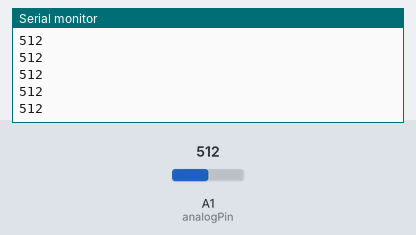
The sketch below on a simulated Arduino Uno, built with avr-gcc and run on an emulated ATmega328P. Parts: the last lines printed to the serial monitor. The inputs (shaded band) are chosen by the test bench; at power-on: A1 (analogPin) = 512.

Above: at 1.2 s.
1.3 s: A1 (analogPin) set to 716
At 1.32 s:
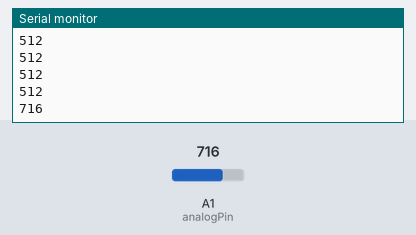
2.8 s: A1 (analogPin) set to 900
At 2.84 s:
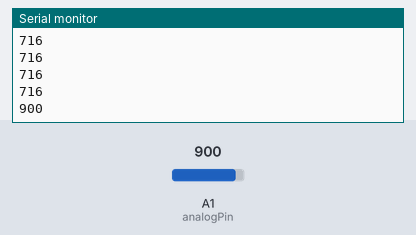
Timing chart, 0 to 5.8 s (numbered marks = the images above; inputs shaded):
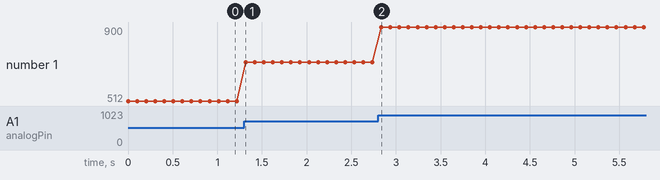

The sketch:

sketch_jun06b.ino
```cpp
int analogPin = A1;

void setup() {

  Serial.begin(9600);
}

void loop() {
  // Read the analog voltage from the analog pin
  int value1 =0;
  for(int i=0;i<10;i++){
  int value = analogRead(analogPin);
  value1 =value1+value;
  }
  // Print the value to the serial monitor
  value1=value1/10;
  Serial.println(value1);

  delay(100);
}
```

Measured:
- after the input at 1.3 s, the serial monitor: prints a new line at once (image 1)
- after the input at 2.8 s, the serial monitor: prints a new line at once (image 2)
- plotted number 1: 512 → 716 after the input at 1.3 s, 716 → 900 after the input at 2.8 s
